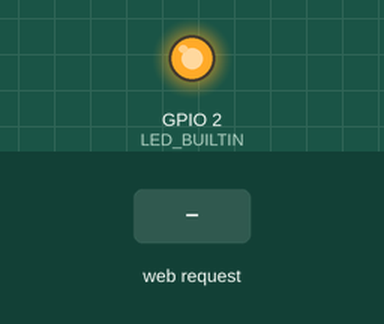
This sketch was run on a simulated ESP8266 (NodeMCU). Parts: output pins drawn as LEDs (lit = HIGH, except the on-board LED, lit = LOW). The test bench sets the inputs (shaded band). WiFi joins after 1.5 s; servers stay silent unless stated; uploads are accepted with an empty reply; what the sketch prints to the serial monitor is not drawn.

Above: at 0.31 s.
At 3.0 s:
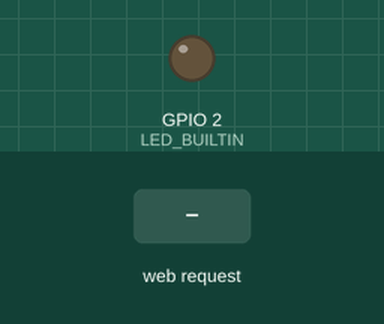
3.1 s: HTTP request GET /test received
Timing chart, 0 to 6.1 s (numbered marks = the images above; inputs shaded):
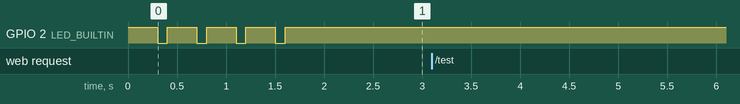

The sketch:

coffee.ino
```cpp
//IOTCoffeeMaker1
//Author: Nigel Ticknor

#include <ESP8266WiFi.h>
#include <ESP8266HTTPClient.h>

//WiFi credentials
const char* ssid = "SSIDHere";
const char* password = "SecurePassword";

//Access info for your device
const String deviceID = "uniqueIDToYourNetwork";
const String deviceSecret = "secretCodeHere";

//Where to update
const String urlIPUpdate = "https://www.example.com/iot/update_ip"; //This is where it will disclose its IP address; it will also print over serial
const String urlNotify = "https://www.example.com/iot/notify"; //this is where it will notify that it has been operated

//constants for gpio
int LED_OFF = HIGH;
int LED_ON = LOW;
int PIN_BUTTON_ON = 4;
int PIN_BUTTON_OFF = 5;

WiFiServer server(80);

void setup() {
  Serial.begin(9600);
  pinMode(LED_BUILTIN, OUTPUT);
  pinMode(PIN_BUTTON_OFF, INPUT); //off
  pinMode(PIN_BUTTON_ON, INPUT); //on
  digitalWrite(LED_BUILTIN, LED_OFF);
  Serial.println();

  //WiFi connection
  connectToWiFi();

  //start server
  server.begin();
  Serial.println("Server started");
}

void loop() {
  // Check if a client has connected
  WiFiClient client = server.available();
  if (!client) {
    return;
  }

  // Wait until the client sends some data
  Serial.println("new client");
  int dropUser = 0;
  while(!client.available()){
    delay(1);
    dropUser++;
    if(dropUser>=1000){ //drop the connection if no request in 1000ms
      return;
    }
  }

  //skip through header information
  String request = client.readStringUntil(' ');
  String gPage = client.readStringUntil(' ');
  while(request!="")
  {
    request = client.readStringUntil('\r');
    client.read(); //get the \n char (to skip it)
  }
  request = client.readString(); //post data
  if(request.length()>0){
    Serial.println("Post data: "+request);
  }
  client.flush();

  // Match the request
  bool gotSecret = false;
  bool doneP = false;
  while(!doneP)
  {
    int iE = request.indexOf("=");
    int iA = request.indexOf("&");
    String q = "";
    String a = "";

    if(iE>-1)
    {
      if(iA==-1)
      {
        iA = request.length();
        doneP = true;
      }
        q = request.substring(0,iE);
        a = request.substring(iE+1,iA);
        if(!doneP)
        {
         request = request.substring(iA+1,request.length());
        }
        //To add a post option, put it here in if(q=="option"), etc; secret should come first
        if(q=="secret")
        {
          if(a==deviceSecret)
          {
            gotSecret = true;
          }
        }
        else if(q=="action")
        {
          if(gotSecret==true)
          {
            //to add an action, just continue with else if(a="etc")...
            if(a=="on")
            {
              pinMode(PIN_BUTTON_ON,OUTPUT);
              digitalWrite(PIN_BUTTON_ON,LOW);
              delay(100);
              pinMode(PIN_BUTTON_ON,INPUT);
              postNotif("on");

            }
            else if(a=="off")
            {
              pinMode(PIN_BUTTON_OFF,OUTPUT);
              digitalWrite(PIN_BUTTON_OFF,LOW);
              delay(100);
              pinMode(PIN_BUTTON_OFF,INPUT);
              postNotif("off");
            }
          }
        }
    }
    else
    {
      doneP = true;
    }
  }


//page routing
  if(gPage=="/test"){
    // Return the response
    client.println("HTTP/1.1 200 OK");
    client.println("Content-Type: text/html");
    client.println(""); // End the header
    client.println("<!DOCTYPE HTML>");
    client.println("<html>");
    client.println("This is a test.");
    client.println("</html>");
  }
  else if(gPage=="/gui")
  {
    // Return the response
    client.println("HTTP/1.1 200 OK");
    client.println("Content-Type: text/html");
    client.println(""); // End the header
    client.println("<!DOCTYPE HTML>");
    client.println("<html style='height:100%;'>");
    client.println("<title>Coffee Maker</title>");
    client.println("<body style='margin:0;padding:0;'>");
    client.println("<form method=\"POST\" style='height:100%;'>");
    client.println("<input type='hidden' id='secret' name='secret' value='"+deviceSecret+"'/>"); //This isn't very secure, so you can make it an unpopulated text field or something else
    client.println("<button type='submit' name='action' value='on' style='width:100%;height:50%;font-size:500%;'>Coffee On</button>");
    client.println("<button type='submit' name='action' value='off' style='width:100%;height:50%;font-size:500%;'>Coffee Off</button>");
    client.println("</form>");
    client.println("</body>");
    client.println("</html>");
  }
  else
  {
    client.println("HTTP/1.1 200 OK");
    client.println("Content-Type: text/html");
    client.println(""); // End the header
  }

  delay(1);
  Serial.println("Client disconnected");
  Serial.println("");

}

//Misc. Functions

void blink() //blinks the LED once
{
  digitalWrite(LED_BUILTIN, LED_ON);
  delay(100);
  digitalWrite(LED_BUILTIN, LED_OFF);
}

void connectToWiFi() //self explanitory
{
  Serial.print("Connecting to ");
  Serial.print(ssid);
  WiFi.begin(ssid, password);
  while (WiFi.status() != WL_CONNECTED)
  {
    delay(300);
    Serial.print(".");
    blink();
  }
  Serial.println();
  Serial.print("Connected, IP address: ");
  Serial.println(WiFi.localIP());
  postIP(WiFi.localIP().toString());
}

void onDisconnected(const WiFiEventStationModeDisconnected& event)
{
    connectToWiFi();
}

void httpPost(String host,String data)
{
  HTTPClient http;
  http.begin(host);
  http.addHeader("Content-Type", "application/x-www-form-urlencoded");
  http.POST(data);
  http.writeToStream(&Serial);
  http.end();
}

void postIP(String ip)
{
  httpPost(urlIPUpdate,"id="+deviceID+"&ip="+ip+"&secret="+deviceSecret);
}
void postNotif(String func){
  httpPost(urlNotify,"id="+deviceID+"&func="+func+"&secret="+deviceSecret);
}
```

Measured:
- after the input at 3.1 s, every drawn part: stays the same
